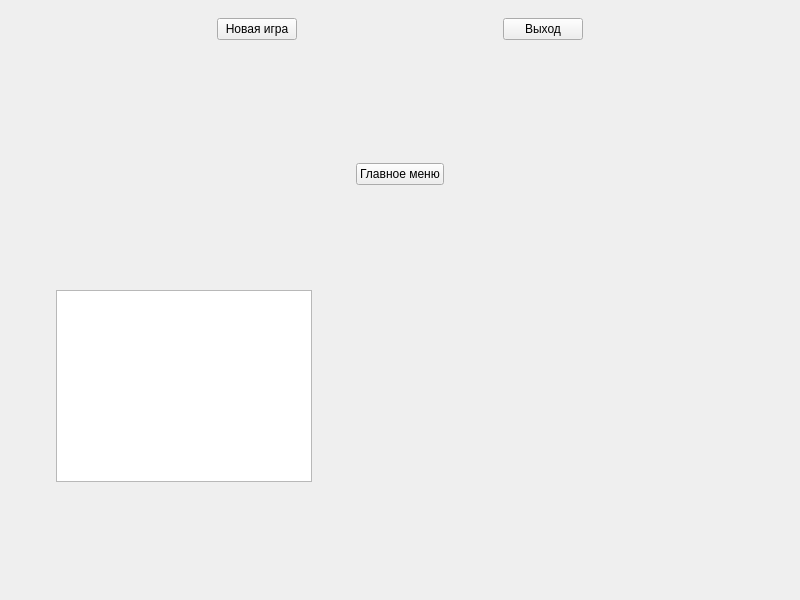
<?xml version="1.0" encoding="UTF-8"?>
<ui version="4.0">
 <class>MainWindow</class>
 <widget class="QMainWindow" name="MainWindow">
  <property name="geometry">
   <rect>
    <x>0</x>
    <y>0</y>
    <width>800</width>
    <height>600</height>
   </rect>
  </property>
  <property name="windowTitle">
   <string>MainWindow</string>
  </property>
  <widget class="QWidget" name="centralwidget">
   <layout class="QVBoxLayout" name="verticalLayout">
    <item>
     <widget class="QWidget" name="mainMenu" native="true">
      <property name="sizePolicy">
       <sizepolicy hsizetype="Preferred" vsizetype="Maximum">
        <horstretch>0</horstretch>
        <verstretch>0</verstretch>
       </sizepolicy>
      </property>
      <layout class="QVBoxLayout" name="verticalLayout_2">
       <item>
        <layout class="QHBoxLayout" name="mainMenuHorizontalLayout">
         <item>
          <spacer name="leftSpacer">
           <property name="orientation">
            <enum>Qt::Horizontal</enum>
           </property>
           <property name="sizeHint" stdset="0">
            <size>
             <width>40</width>
             <height>20</height>
            </size>
           </property>
          </spacer>
         </item>
         <item>
          <widget class="QPushButton" name="newGame">
           <property name="text">
            <string>Новая игра</string>
           </property>
          </widget>
         </item>
         <item>
          <spacer name="middleSpacer">
           <property name="orientation">
            <enum>Qt::Horizontal</enum>
           </property>
           <property name="sizeHint" stdset="0">
            <size>
             <width>40</width>
             <height>20</height>
            </size>
           </property>
          </spacer>
         </item>
         <item>
          <widget class="QPushButton" name="exit">
           <property name="text">
            <string>Выход</string>
           </property>
          </widget>
         </item>
         <item>
          <spacer name="rightlSpacer">
           <property name="orientation">
            <enum>Qt::Horizontal</enum>
           </property>
           <property name="sizeHint" stdset="0">
            <size>
             <width>40</width>
             <height>20</height>
            </size>
           </property>
          </spacer>
         </item>
        </layout>
       </item>
      </layout>
     </widget>
    </item>
    <item>
     <widget class="QWidget" name="gameField" native="true">
      <layout class="QGridLayout" name="gridLayout">
       <item row="0" column="2">
        <spacer name="horizontalSpacer_5">
         <property name="orientation">
          <enum>Qt::Horizontal</enum>
         </property>
         <property name="sizeHint" stdset="0">
          <size>
           <width>332</width>
           <height>20</height>
          </size>
         </property>
        </spacer>
       </item>
       <item row="0" column="1">
        <widget class="QPushButton" name="toMainMenu">
         <property name="text">
          <string>Главное меню</string>
         </property>
        </widget>
       </item>
       <item row="0" column="0">
        <spacer name="horizontalSpacer_4">
         <property name="orientation">
          <enum>Qt::Horizontal</enum>
         </property>
         <property name="sizeHint" stdset="0">
          <size>
           <width>332</width>
           <height>20</height>
          </size>
         </property>
        </spacer>
       </item>
       <item row="1" column="0">
        <layout class="QGridLayout" name="gridLayout_2">
         <item row="0" column="0">
          <widget class="Inventory" name="inventory">
           <property name="sizePolicy">
            <sizepolicy hsizetype="Fixed" vsizetype="Fixed">
             <horstretch>0</horstretch>
             <verstretch>0</verstretch>
            </sizepolicy>
           </property>
           <property name="baseSize">
            <size>
             <width>0</width>
             <height>0</height>
            </size>
           </property>
          </widget>
         </item>
        </layout>
       </item>
       <item row="1" column="2">
        <layout class="QGridLayout" name="gridLayout_3">
         <item row="0" column="0">
          <widget class="GameObject" name="gameObject">
           <property name="text">
            <string/>
           </property>
          </widget>
         </item>
        </layout>
       </item>
      </layout>
     </widget>
    </item>
   </layout>
  </widget>
 </widget>
 <customwidgets>
  <customwidget>
   <class>Inventory</class>
   <extends>QTableWidget</extends>
   <header>inventory.hpp</header>
  </customwidget>
  <customwidget>
   <class>GameObject</class>
   <extends>QLabel</extends>
   <header>game-object.hpp</header>
  </customwidget>
 </customwidgets>
 <resources/>
 <connections/>
</ui>
